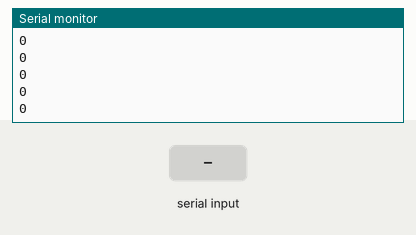
Simulated run of this sketch. Board: Arduino Mega 2560, built with avr-gcc and run on an emulated ATmega2560. Shown: the last lines printed to the serial monitor. The inputs (shaded band) are chosen by the test bench.

Above: at 1.2 s.
1.3 s: "1" received over the second serial link
At 2.1 s:
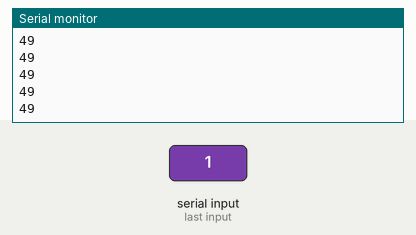
2.8 s: "0" received over the second serial link
At 3.5 s:
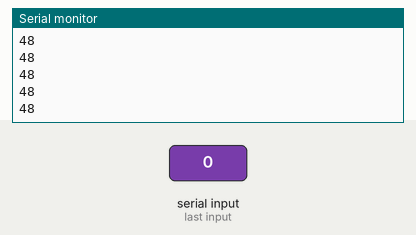
4.3 s: "2" received over the second serial link
At 4.8 s:
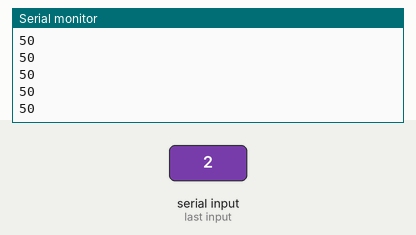
Timing chart, 0 to 7.3 s (numbered marks = the images above; inputs shaded):
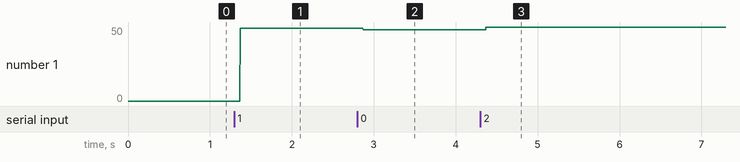

Measured:
- after the input at 1.3 s, the serial monitor: prints a new line after 0.07 s (image 1)
- after the input at 2.8 s, the serial monitor: prints a new line after 0.07 s (image 2)
- after the input at 4.3 s, the serial monitor: prints a new line after 0.07 s (image 3)
- plotted number 1: 0 → 49 after the input at 1.3 s, 49 → 48 after the input at 2.8 s, 48 → 50 after the input at 4.3 s

The sketch:

comm_recvr.ino
```cpp
#include <SoftwareSerial.h>
SoftwareSerial SWrecv(5, 6);

char mystr[10]; //Initialized variable to store recieved data
int x[10];
int i=0;
int incom;
void setup() {
  // Begin the Serial at 9600 Baud
  Serial.begin(9600);
  Serial1.begin(9600);
  SWrecv.begin(9600);

 }
  //  SWrecv.readBytes(mystr, 5); //Read the serial data and store in
//    Serial1.readBytes(mystr, 5); //Read the serial data and store in
    //  Serial1.readBytes(mystr,5); //Read the serial data and store in var


void loop()
{
 if(Serial1.available()>0)
 {
// for(int i=0;i<10;i++)
incom=Serial1.read();

 }
//for(int i=0;i<10;i++)
Serial.println(incom);

//Print data on Serial Monitor
//    delay(1000);


}
```

working.ino
```cpp
/*
 *
 * char mystr[10]; //Initialized variable to store recieved data

void setup() {
  // Begin the Serial at 9600 Baud
  Serial.begin(9600);
}

void loop() {
  Serial.readBytes(mystr,5); //Read the serial data and store in var
  Serial.println(mystr); //Print data on Serial Monitor
  delay(1000);
}


*/
```
